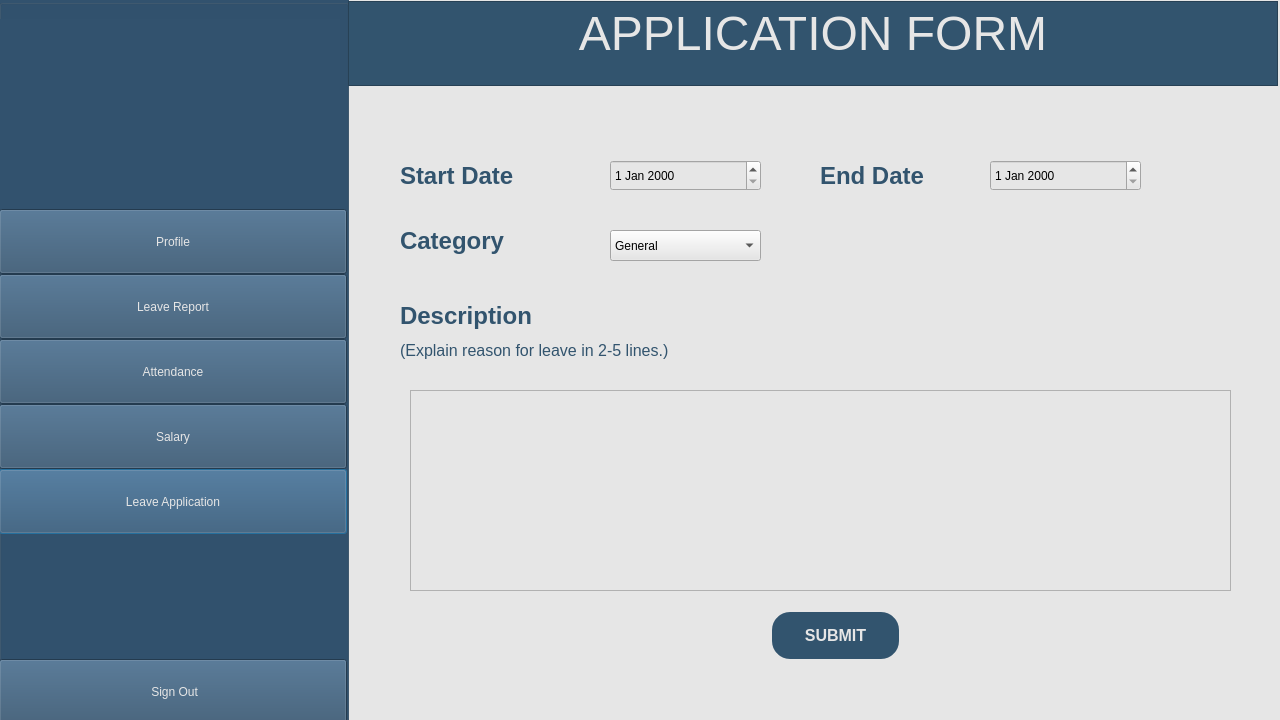
<?xml version="1.0" encoding="UTF-8"?>
<ui version="4.0">
 <class>leave_application_form</class>
 <widget class="QDialog" name="leave_application_form">
  <property name="geometry">
   <rect>
    <x>0</x>
    <y>0</y>
    <width>1280</width>
    <height>720</height>
   </rect>
  </property>
  <property name="minimumSize">
   <size>
    <width>1280</width>
    <height>720</height>
   </size>
  </property>
  <property name="maximumSize">
   <size>
    <width>1280</width>
    <height>720</height>
   </size>
  </property>
  <property name="mouseTracking">
   <bool>true</bool>
  </property>
  <property name="tabletTracking">
   <bool>true</bool>
  </property>
  <property name="windowTitle">
   <string>Dialog</string>
  </property>
  <property name="styleSheet">
   <string notr="true">background-color: rgb(230, 230, 230);</string>
  </property>
  <widget class="QGroupBox" name="side_bar">
   <property name="geometry">
    <rect>
     <x>-1</x>
     <y>-1</y>
     <width>350</width>
     <height>722</height>
    </rect>
   </property>
   <property name="minimumSize">
    <size>
     <width>350</width>
     <height>722</height>
    </size>
   </property>
   <property name="maximumSize">
    <size>
     <width>350</width>
     <height>722</height>
    </size>
   </property>
   <property name="styleSheet">
    <string notr="true">background-color: rgb(50, 82, 110);</string>
   </property>
   <property name="title">
    <string/>
   </property>
   <widget class="QLabel" name="logo">
    <property name="geometry">
     <rect>
      <x>0</x>
      <y>20</y>
      <width>341</width>
      <height>191</height>
     </rect>
    </property>
    <property name="text">
     <string/>
    </property>
    <property name="pixmap">
     <pixmap>../Images/logo-grey.png</pixmap>
    </property>
    <property name="scaledContents">
     <bool>true</bool>
    </property>
   </widget>
   <widget class="QPushButton" name="profile">
    <property name="geometry">
     <rect>
      <x>0</x>
      <y>470</y>
      <width>348</width>
      <height>65</height>
     </rect>
    </property>
    <property name="minimumSize">
     <size>
      <width>348</width>
      <height>65</height>
     </size>
    </property>
    <property name="maximumSize">
     <size>
      <width>348</width>
      <height>65</height>
     </size>
    </property>
    <property name="cursor">
     <cursorShape>PointingHandCursor</cursorShape>
    </property>
    <property name="styleSheet">
     <string notr="true">font: 20pt &quot;Sitka&quot; rgb(255, 255, 255);
color: rgb(230, 230, 230);</string>
    </property>
    <property name="text">
     <string>Leave Application</string>
    </property>
   </widget>
   <widget class="QPushButton" name="leave_report">
    <property name="geometry">
     <rect>
      <x>0</x>
      <y>210</y>
      <width>348</width>
      <height>65</height>
     </rect>
    </property>
    <property name="minimumSize">
     <size>
      <width>348</width>
      <height>65</height>
     </size>
    </property>
    <property name="maximumSize">
     <size>
      <width>348</width>
      <height>65</height>
     </size>
    </property>
    <property name="cursor">
     <cursorShape>PointingHandCursor</cursorShape>
    </property>
    <property name="styleSheet">
     <string notr="true">font: 20pt &quot;Sitka&quot;;
color: rgb(230, 230, 230);</string>
    </property>
    <property name="text">
     <string>Profile</string>
    </property>
   </widget>
   <widget class="QPushButton" name="leave_application">
    <property name="geometry">
     <rect>
      <x>0</x>
      <y>405</y>
      <width>348</width>
      <height>65</height>
     </rect>
    </property>
    <property name="minimumSize">
     <size>
      <width>348</width>
      <height>65</height>
     </size>
    </property>
    <property name="maximumSize">
     <size>
      <width>348</width>
      <height>65</height>
     </size>
    </property>
    <property name="cursor">
     <cursorShape>PointingHandCursor</cursorShape>
    </property>
    <property name="styleSheet">
     <string notr="true">font: 20pt &quot;Sitka&quot; rgb(255, 255, 255);
color: rgb(230, 230, 230);</string>
    </property>
    <property name="text">
     <string>Salary</string>
    </property>
   </widget>
   <widget class="QPushButton" name="salary">
    <property name="geometry">
     <rect>
      <x>0</x>
      <y>275</y>
      <width>348</width>
      <height>65</height>
     </rect>
    </property>
    <property name="minimumSize">
     <size>
      <width>348</width>
      <height>65</height>
     </size>
    </property>
    <property name="maximumSize">
     <size>
      <width>348</width>
      <height>65</height>
     </size>
    </property>
    <property name="cursor">
     <cursorShape>PointingHandCursor</cursorShape>
    </property>
    <property name="styleSheet">
     <string notr="true">font: 20pt &quot;Sitka&quot; rgb(255, 255, 255);
color: rgb(230, 230, 230);</string>
    </property>
    <property name="text">
     <string>Leave Report</string>
    </property>
   </widget>
   <widget class="QPushButton" name="attendance">
    <property name="geometry">
     <rect>
      <x>0</x>
      <y>340</y>
      <width>348</width>
      <height>65</height>
     </rect>
    </property>
    <property name="minimumSize">
     <size>
      <width>348</width>
      <height>65</height>
     </size>
    </property>
    <property name="maximumSize">
     <size>
      <width>348</width>
      <height>65</height>
     </size>
    </property>
    <property name="cursor">
     <cursorShape>PointingHandCursor</cursorShape>
    </property>
    <property name="styleSheet">
     <string notr="true">font: 20pt &quot;Sitka&quot; rgb(255, 255, 255);
color: rgb(230, 230, 230);</string>
    </property>
    <property name="text">
     <string>Attendance</string>
    </property>
   </widget>
   <widget class="QPushButton" name="sign_out">
    <property name="geometry">
     <rect>
      <x>0</x>
      <y>660</y>
      <width>348</width>
      <height>65</height>
     </rect>
    </property>
    <property name="minimumSize">
     <size>
      <width>348</width>
      <height>65</height>
     </size>
    </property>
    <property name="maximumSize">
     <size>
      <width>348</width>
      <height>65</height>
     </size>
    </property>
    <property name="cursor">
     <cursorShape>PointingHandCursor</cursorShape>
    </property>
    <property name="styleSheet">
     <string notr="true">font: italic 18pt &quot;Sitka&quot; rgb(255, 255, 255);
color: rgb(230, 230, 230);</string>
    </property>
    <property name="text">
     <string>  Sign Out </string>
    </property>
    <property name="icon">
     <iconset>
      <normaloff>../Images/sign out-grey.png</normaloff>../Images/sign out-grey.png</iconset>
    </property>
    <property name="iconSize">
     <size>
      <width>30</width>
      <height>30</height>
     </size>
    </property>
   </widget>
  </widget>
  <widget class="QLabel" name="start_date">
   <property name="geometry">
    <rect>
     <x>400</x>
     <y>160</y>
     <width>131</width>
     <height>31</height>
    </rect>
   </property>
   <property name="font">
    <font>
     <family>Segoe UI</family>
     <pointsize>18</pointsize>
     <italic>false</italic>
     <bold>true</bold>
    </font>
   </property>
   <property name="styleSheet">
    <string notr="true">color: rgb(50, 84, 110);
font: 700 18pt &quot;Segoe UI&quot;;</string>
   </property>
   <property name="text">
    <string>Start Date</string>
   </property>
  </widget>
  <widget class="QPushButton" name="submit_button">
   <property name="geometry">
    <rect>
     <x>770</x>
     <y>610</y>
     <width>131</width>
     <height>51</height>
    </rect>
   </property>
   <property name="font">
    <font>
     <family>Segoe UI</family>
     <pointsize>12</pointsize>
     <italic>false</italic>
     <bold>true</bold>
    </font>
   </property>
   <property name="cursor">
    <cursorShape>PointingHandCursor</cursorShape>
   </property>
   <property name="styleSheet">
    <string notr="true">border:2px solid;
border-radius:20px;
background-color:rgb(50, 84, 110);
border-color: rgb(230, 230, 230);
color: rgb(230, 230, 230);
font: 700 12pt &quot;Segoe UI&quot;;</string>
   </property>
   <property name="text">
    <string>SUBMIT</string>
   </property>
  </widget>
  <widget class="QLabel" name="end_date">
   <property name="geometry">
    <rect>
     <x>820</x>
     <y>160</y>
     <width>131</width>
     <height>31</height>
    </rect>
   </property>
   <property name="font">
    <font>
     <family>Segoe UI</family>
     <pointsize>18</pointsize>
     <italic>false</italic>
     <bold>true</bold>
    </font>
   </property>
   <property name="styleSheet">
    <string notr="true">color: rgb(50, 84, 110);
font: 700 18pt &quot;Segoe UI&quot;;</string>
   </property>
   <property name="text">
    <string>End Date</string>
   </property>
  </widget>
  <widget class="QLabel" name="description">
   <property name="geometry">
    <rect>
     <x>400</x>
     <y>300</y>
     <width>161</width>
     <height>31</height>
    </rect>
   </property>
   <property name="font">
    <font>
     <family>Segoe UI</family>
     <pointsize>18</pointsize>
     <italic>false</italic>
     <bold>true</bold>
    </font>
   </property>
   <property name="styleSheet">
    <string notr="true">color: rgb(50, 84, 110);
font: 700 18pt &quot;Segoe UI&quot;;</string>
   </property>
   <property name="text">
    <string>Description</string>
   </property>
  </widget>
  <widget class="QComboBox" name="category_input">
   <property name="geometry">
    <rect>
     <x>610</x>
     <y>230</y>
     <width>151</width>
     <height>31</height>
    </rect>
   </property>
   <property name="styleSheet">
    <string notr="true">font: 12pt &quot;Segoe UI&quot;;</string>
   </property>
   <item>
    <property name="text">
     <string>General</string>
    </property>
   </item>
   <item>
    <property name="text">
     <string>Health</string>
    </property>
   </item>
  </widget>
  <widget class="QDateEdit" name="start_date_input">
   <property name="geometry">
    <rect>
     <x>610</x>
     <y>160</y>
     <width>151</width>
     <height>31</height>
    </rect>
   </property>
   <property name="styleSheet">
    <string notr="true">font: 12pt &quot;Segoe UI&quot;;</string>
   </property>
  </widget>
  <widget class="QTextEdit" name="description_input">
   <property name="geometry">
    <rect>
     <x>410</x>
     <y>390</y>
     <width>821</width>
     <height>201</height>
    </rect>
   </property>
  </widget>
  <widget class="QLabel" name="category">
   <property name="geometry">
    <rect>
     <x>400</x>
     <y>220</y>
     <width>141</width>
     <height>41</height>
    </rect>
   </property>
   <property name="font">
    <font>
     <family>Segoe UI</family>
     <pointsize>18</pointsize>
     <italic>false</italic>
     <bold>true</bold>
    </font>
   </property>
   <property name="styleSheet">
    <string notr="true">font: 700 18pt &quot;Segoe UI&quot;;
color: rgb(50, 84, 110);</string>
   </property>
   <property name="text">
    <string>Category</string>
   </property>
  </widget>
  <widget class="QLabel" name="exp">
   <property name="geometry">
    <rect>
     <x>400</x>
     <y>340</y>
     <width>501</width>
     <height>21</height>
    </rect>
   </property>
   <property name="font">
    <font>
     <family>Segoe UI</family>
     <pointsize>12</pointsize>
     <italic>false</italic>
     <bold>false</bold>
    </font>
   </property>
   <property name="styleSheet">
    <string notr="true">color: rgb(50, 84, 110);
font: 12pt &quot;Segoe UI&quot;;</string>
   </property>
   <property name="text">
    <string>(Explain reason for leave in 2-5 lines.)</string>
   </property>
  </widget>
  <widget class="QDateEdit" name="end_date_input">
   <property name="geometry">
    <rect>
     <x>990</x>
     <y>160</y>
     <width>151</width>
     <height>31</height>
    </rect>
   </property>
   <property name="styleSheet">
    <string notr="true">font: 12pt &quot;Segoe UI&quot;;</string>
   </property>
  </widget>
  <widget class="QTextEdit" name="application">
   <property name="geometry">
    <rect>
     <x>348</x>
     <y>1</y>
     <width>930</width>
     <height>85</height>
    </rect>
   </property>
   <property name="minimumSize">
    <size>
     <width>930</width>
     <height>85</height>
    </size>
   </property>
   <property name="maximumSize">
    <size>
     <width>930</width>
     <height>85</height>
    </size>
   </property>
   <property name="styleSheet">
    <string notr="true">color: rgb(230, 230, 230);
background-color: rgb(50, 84, 110);</string>
   </property>
   <property name="html">
    <string>&lt;!DOCTYPE HTML PUBLIC &quot;-//W3C//DTD HTML 4.0//EN&quot; &quot;http://www.w3.org/TR/REC-html40/strict.dtd&quot;&gt;
&lt;html&gt;&lt;head&gt;&lt;meta name=&quot;qrichtext&quot; content=&quot;1&quot; /&gt;&lt;meta charset=&quot;utf-8&quot; /&gt;&lt;style type=&quot;text/css&quot;&gt;
p, li { white-space: pre-wrap; }
hr { height: 1px; border-width: 0; }
li.unchecked::marker { content: &quot;\2610&quot;; }
li.checked::marker { content: &quot;\2612&quot;; }
&lt;/style&gt;&lt;/head&gt;&lt;body style=&quot; font-family:'Segoe UI'; font-size:9pt; font-weight:400; font-style:normal;&quot;&gt;
&lt;p align=&quot;center&quot; style=&quot; margin-top:12px; margin-bottom:12px; margin-left:0px; margin-right:0px; -qt-block-indent:0; text-indent:0px;&quot;&gt;&lt;span style=&quot; font-size:36pt;&quot;&gt;APPLICATION FORM&lt;/span&gt;&lt;/p&gt;&lt;/body&gt;&lt;/html&gt;</string>
   </property>
  </widget>
 </widget>
 <resources/>
 <connections/>
</ui>
